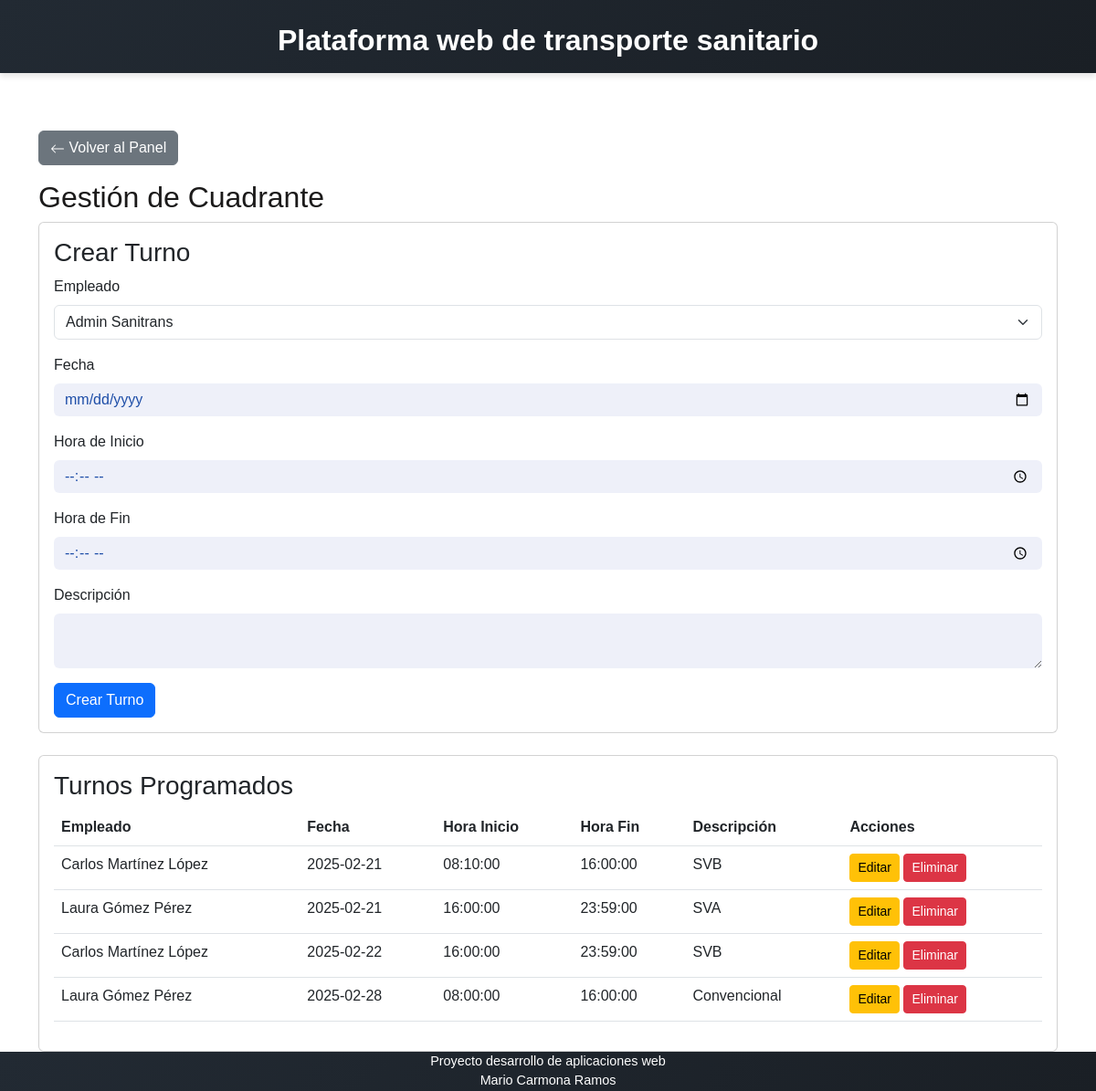
Page /sanitrans/php/gestion_calendario.php (signed in) on the committed database.
### tables this page shows
CREATE TABLE `turnos_programados` (
  `id` int(10) UNSIGNED NOT NULL,
  `empleado_id` int(10) UNSIGNED NOT NULL,
  `fecha` date NOT NULL,
  `hora_inicio` time NOT NULL,
  `hora_fin` time NOT NULL,
  `descripcion` text DEFAULT NULL
);

CREATE TABLE `empleados` (
  `id` int(10) UNSIGNED NOT NULL,
  `nombre` varchar(50) NOT NULL,
  `apellidos` varchar(50) NOT NULL,
  `dni` varchar(9) NOT NULL,
  `email` varchar(100) NOT NULL,
  `pswd` varchar(255) DEFAULT NULL,
  `rol` enum('empleado','admin') NOT NULL
);

### sanitrans/php/controller.php (called while the page is built, shortened)
<?php
function conectarDB()
{
    $host = "localhost";
    $usuario = "root";
    $password = "";
    $base_de_datos = "sanitrans";
    try {
        $pdo = new PDO("mysql:host=$host;dbname=$base_de_datos;charset=utf8", $usuario, $password);
        $pdo->setAttribute(PDO::ATTR_ERRMODE, PDO::ERRMODE_EXCEPTION);
        return $pdo;
    } catch (PDOException $e) {
        die("Error en la conexión: " . $e->getMessage());
    }
}
 function obtenerEmpleados(): array
 {
     $pdo = conectarDB();
     $stmt = $pdo->query("SELECT * FROM empleados");
     return $stmt->fetchAll(PDO::FETCH_ASSOC);
 }
function obtenerTodosTurnosProgramados()
{
    $pdo = conectarDB();
    $stmt = $pdo->query("
        SELECT
            tp.*,
            e.nombre,
            e.apellidos
        FROM turnos_programados tp
        JOIN empleados e ON tp.empleado_id = e.id
        ORDER BY tp.fecha ASC
    ");
    return $stmt->fetchAll(PDO::FETCH_ASSOC);
}

### sanitrans/php/gestion_calendario.php (the view, shortened to what this page needs)
<?php
require 'controller.php';
$turnos = obtenerTodosTurnosProgramados();
$empleados = obtenerEmpleados();
?>
<!DOCTYPE html>
<html lang="es">
<head>
    <link rel="stylesheet" href="https://cdn.jsdelivr.net/npm/bootstrap@5.3.0/dist/css/bootstrap.min.css">
    <link rel="stylesheet" href="/sanitrans\css\Estilo.css">
</head>
<body>
     <header>
        Plataforma web de transporte sanitario
    </header>
    <div class="container mt-5">
        <a href="panel_admin.php" class="btn btn-secondary mb-3">
            <svg xmlns="http://www.w3.org/2000/svg" width="16" height="16" fill="currentColor" class="bi bi-arrow-left" viewBox="0 0 16 16">
                <path fill-rule="evenodd" d="M15 8a.5.5 0 0 0-.5-.5H2.707l3.147-3.146a.5.5 0 1 0-.708-.708l-4 4a.5.5 0 0 0 0 .708l4 4a.5.5 0 0 0 .708-.708L2.707 8.5H14.5A.5.5 0 0 0 15 8" />
            </svg>
            Volver al Panel
        </a>
        <h2>Gestión de Cuadrante</h2>
        <div class="card mb-4">
            <div class="card-body">
                <h3><?php echo isset($_GET['editar']) ? 'Editar Turno' : 'Crear Turno'; ?></h3>
                <form method="POST">
                    <div class="mb-3">
                        <label class="form-label">Empleado</label>
                        <select class="form-select" name="empleado_id" required>
                            <?php foreach ($empleados as $empleado): ?>
                                <option value="<?php echo $empleado['id']; ?>"
                                    <?php if (isset($_GET['empleado_id']) && $_GET['empleado_id'] == $empleado['id']) echo 'selected'; ?>>
                                    <?php echo htmlspecialchars($empleado['nombre'] . ' ' . $empleado['apellidos']); ?>
                                </option>
                            <?php endforeach; ?>
                        </select>
                    </div>
                    <div class="mb-3">
                        <label class="form-label">Fecha</label>
                        <input type="date" class="form-control" name="fecha"
                            value="<?php echo isset($_GET['fecha']) ? $_GET['fecha'] : ''; ?>" required>
                    </div>
                    <div class="mb-3">
                        <label class="form-label">Hora de Inicio</label>
                        <input type="time" class="form-control" name="hora_inicio"
                            value="<?php echo isset($_GET['hora_inicio']) ? $_GET['hora_inicio'] : ''; ?>" required>
                    </div>
                    <div class="mb-3">
                        <label class="form-label">Hora de Fin</label>
                        <input type="time" class="form-control" name="hora_fin"
                            value="<?php echo isset($_GET['hora_fin']) ? $_GET['hora_fin'] : ''; ?>" required>
                    </div>
                    <div class="mb-3">
                        <label class="form-label">Descripción</label>
                        <textarea class="form-control" name="descripcion"><?php echo isset($_GET['descripcion']) ? $_GET['descripcion'] : ''; ?></textarea>
                    </div>
                    <button type="submit" name="<?php echo isset($_GET['editar']) ? 'editar_turno' : 'crear_turno'; ?>"
                        class="btn btn-primary">
                        <?php echo isset($_GET['editar']) ? 'Guardar Cambios' : 'Crear Turno'; ?>
                    </button>
                </form>
            </div>
        </div>
        <div class="card">
            <div class="card-body">
                <h3>Turnos Programados</h3>
                <table class="table">
                    <thead>
                        <tr>
                            <th>Empleado</th>
                            <th>Fecha</th>
                            <th>Hora Inicio</th>
                            <th>Hora Fin</th>
                            <th>Descripción</th>
                            <th>Acciones</th>
                        </tr>
                    </thead>
                    <tbody>
                        <?php foreach ($turnos as $turno): ?>
                            <tr>
                                <td><?php echo htmlspecialchars($turno['nombre'] . ' ' . $turno['apellidos']); ?></td>
                                <td><?php echo htmlspecialchars($turno['fecha']); ?></td>
                                <td><?php echo htmlspecialchars($turno['hora_inicio']); ?></td>
                                <td><?php echo htmlspecialchars($turno['hora_fin']); ?></td>
                                <td><?php echo htmlspecialchars($turno['descripcion']); ?></td>
                                <td>
                                    <a href="gestion_calendario.php?editar=<?php echo $turno['id']; ?>&empleado_id=<?php echo $turno['empleado_id']; ?>&fecha=<?php echo $turno['fecha']; ?>&hora_inicio=<?php echo $turno['hora_inicio']; ?>&hora_fin=<?php echo $turno['hora_fin']; ?>&descripcion=<?php echo urlencode($turno['descripcion']); ?>"
                                        class="btn btn-warning btn-sm">Editar</a>
                                    <a href="gestion_calendario.php?eliminar=<?php echo $turno['id']; ?>"
                                        class="btn btn-danger btn-sm"
                                        onclick="return confirm('¿Estás seguro de eliminar este turno?');">Eliminar</a>
                                </td>
                            </tr>
                        <?php endforeach; ?>
                    </tbody>
                </table>
            </div>
        </div>
    </div>
    <footer>
        Proyecto desarrollo de aplicaciones web<br>
        Mario Carmona Ramos
    </footer>
</body>
</html>

### sanitrans/css/Estilo.css (style rules this page uses)
body { font-family: Arial, sans-serif; margin: 0; padding: 0; display: flex; flex-direction: column; min-height: 100vh; background: white; color: rgb(27, 26, 26); }
header { background: linear-gradient(135deg, #222A33, #1a1f25); padding: 20px; text-align: center; box-shadow: 0 4px 6px rgba(0, 0, 0, 0.1); font-size: 2em; font-weight: bold; color: white; position:relative; width: 100%; height: 80px; margin-bottom: 15px; }
footer { background: linear-gradient(135deg, #222A33, #1a1f25); padding: 0px; text-align: center; font-size: 0.9em; color: white; margin-top: auto; }
.form-control { background: rgba(89, 105, 197, 0.1); border: none; color: rgb(30, 78, 168); }

### rows in the picture
turnos_programados: empleado.apellidos "Carlos Martínez López", fecha "2025-02-21", hora_inicio "08:10:00", hora_fin "16:00:00", descripcion "SVB"
turnos_programados: empleado.apellidos "Laura Gómez Pérez", fecha "2025-02-21", hora_inicio "16:00:00", hora_fin "23:59:00", descripcion "SVA"
turnos_programados: empleado.apellidos "Carlos Martínez López", fecha "2025-02-22", hora_inicio "16:00:00", hora_fin "23:59:00", descripcion "SVB"
turnos_programados: empleado.apellidos "Laura Gómez Pérez", fecha "2025-02-28", hora_inicio "08:00:00", hora_fin "16:00:00", descripcion "Convencional"

### other values in the picture
form field empleado_id "Admin Sanitrans"
